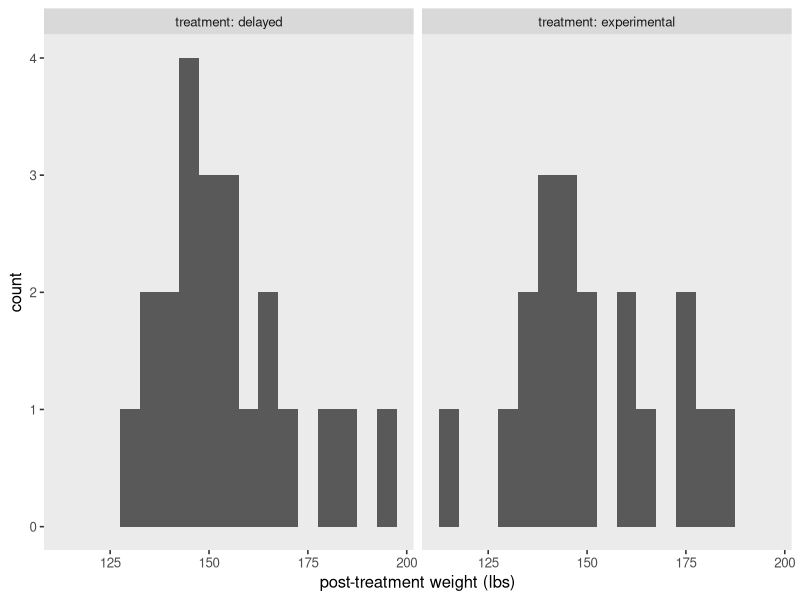
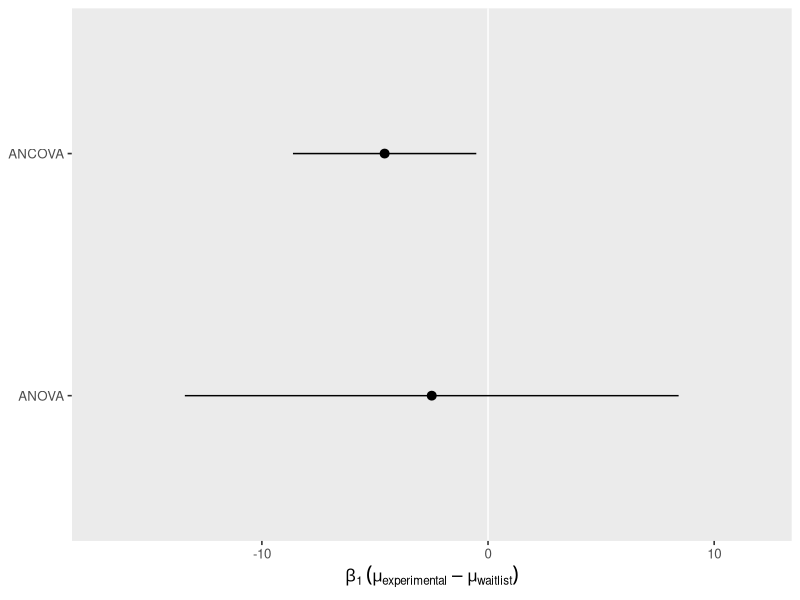

The R script that drew these images, in order:
## ---- chunk 1
library(tidyverse)
library(broom)

theme_set(theme_gray(base_size = 12) +
            theme(panel.grid = element_blank()))
## ---- chunk 2
horan1971 <- tibble(
  sl = c(letters[1:22], letters[1:20], letters[1:19], letters[1:19]),
  sn = 1:80,
  treatment = factor(rep(1:4, times = c(22, 20, 19, 19))),
  pre = c(149.5, 131.25, 146.5, 133.25, 131, 141, 145.75, 146.75, 172.5, 156.5, 153, 136.25, 148.25, 152.25, 167.5, 169.5, 151.5, 165, 144.25, 167, 195, 179.5,
          127, 134, 163.5, 155, 157.25, 121, 161.25, 147.25, 134.5, 121, 133.5, 128.5, 151, 141.25, 164.25, 138.25, 176, 178, 183, 164,
          149, 134.25, 168, 116.25, 122.75, 122.5, 130, 139, 121.75, 126, 159, 134.75, 140.5, 174.25, 140.25, 133, 171.25, 198.25, 141.25,
          137, 157, 142.25, 123, 163.75, 168.25, 146.25, 174.75, 174.5, 179.75, 162.5, 145, 127, 146.75, 137.5, 179.75, 168.25, 187.5, 144.5),
  post = c(149, 130, 147.75, 139, 134, 145.25, 142.25, 147, 158.25, 155.25, 151.5, 134.5, 145.75, 153.5, 163.75, 170, 153, 178, 144.75, 164.25, 194, 183.25,
           121.75, 132.25, 166, 146.5, 154.5, 114, 148.25, 148.25, 133.5, 126.5, 137, 126.5, 148.5, 145.5, 151.5, 128.5, 176.5, 170.5, 181.5, 160.5,
           145.5, 122.75, 164, 118.5, 122, 125.5, 129.5, 137, 119.5, 123.5, 150.5, 125.75, 135, 164.25, 144.5, 135.5, 169.5, 194.5, 142.5,
           129, 146.5, 142.25, 114.5, 148.25, 161.25, 142.5, 174.5, 163, 160.5, 151.25, 144, 135.5, 136.5, 145.5, 185, 174.75, 179, 141.5)) %>% 
  mutate(treatment = factor(treatment, labels = c("delayed", "placebo", "scheduled", "experimental")))

# what is this?
glimpse(horan1971)
## ---- chunk 3
horan1971 <- horan1971 %>% 
  filter(treatment %in% c("delayed", "experimental"))
## ---- chunk 4
horan1971 %>% 
  count(treatment)
## ---- chunk 5
horan1971 %>%  
  ggplot(aes(x = post)) +
  geom_histogram(binwidth = 5) +
  xlab("post-treatment weight (lbs)") +
  facet_wrap(~ treatment, labeller = label_both)
## ---- chunk 6
horan1971 %>% 
  group_by(treatment) %>% 
  summarise(mean = mean(post),
            sd = sd(post),
            n = n(),
            percent_missing = mean(is.na(post)) * 100)
## ---- chunk 7
horan1971 <- horan1971 %>% 
  # make a mean-centered version of pre
  mutate(prec = pre - mean(pre))
## ---- chunk 8
horan1971 <- horan1971 %>% 
  mutate(delayed      = ifelse(treatment == "delayed", 1, 0),
         placebo      = ifelse(treatment == "placebo", 1, 0),
         scheduled    = ifelse(treatment == "scheduled", 1, 0),
         experimental = ifelse(treatment == "experimental", 1, 0))
## ---- chunk 9
horan1971 %>% 
  distinct(treatment, delayed, placebo, scheduled, experimental)
## ---- chunk 10
# fit the ANOVA-type model with OLS
ols1 <- lm(
  data = horan1971,
  post ~ 1 + experimental
)

# summarize
summary(ols1)
## ---- chunk 11
tidy(ols1, conf.int = TRUE) %>% 
  slice(2) %>% 
  mutate_if(is.double, round, digits = 2)
## ---- chunk 12
horan1971 %>% 
  group_by(treatment) %>% 
  summarise(r = cor(pre, post))
## ---- chunk 13
horan1971 %>% 
  summarise(pre_mean = mean(pre),
            pre_sd = sd(pre),
            pre_min = min(pre))
## ---- chunk 14
# fit with the centered `prec` covariate
ols2 <- lm(
  data = horan1971,
  post ~ 1 + experimental + prec
)

# fit with the non-centered `pre` covariate
ols3 <- lm(
  data = horan1971,
  post ~ 1 + experimental + pre
)

# summarize the centered model
summary(ols2)

# summarize the non-centered model
summary(ols3)
## ---- chunk 15
tidy(ols2, conf.int = TRUE) %>% 
  slice(2) %>% 
  mutate_if(is.double, round, digits = 2)
## ---- chunk 16
# wrangle
bind_rows(tidy(ols1, conf.int = TRUE), tidy(ols2, conf.int = TRUE)) %>% 
  filter(term == "experimental") %>% 
  mutate(model = factor(c("ANOVA", "ANCOVA"), levels = c("ANOVA", "ANCOVA"))) %>% 

  # plot!
  ggplot(aes(x = estimate, xmin = conf.low, xmax = conf.high, y = model)) +
  geom_vline(xintercept = 0, color = "white") +
  geom_pointrange() +
  scale_x_continuous(expression(beta[1]~(mu[experimental]-mu[waitlist])), expand = expansion(add = 5)) +
  ylab(NULL)
## ---- chunk 17
sessionInfo()
